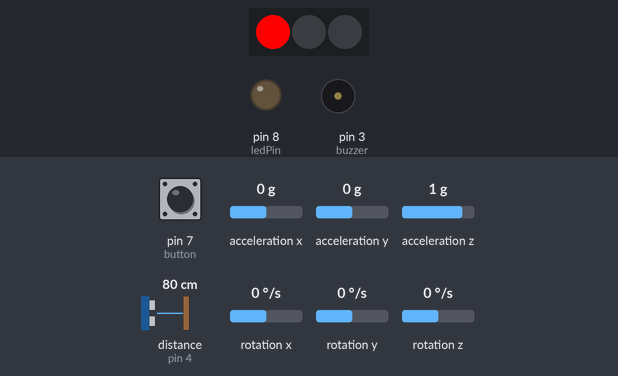
Recording of a sketch running on a simulated Arduino Uno, built with avr-gcc and run on an emulated ATmega328P. Parts: 3 RGB LEDs in strip order, left to right, output pins drawn as LEDs (lit = HIGH), buzzer (waves = sounding). Wiring (inferred from the names in the program): ultrasonic range finder: trigger pin 5; echo pin 4. Inputs (shaded band) come from the test bench; at power-on: distance to the obstacle (sensor on pin 4) 80 cm, pin 7 (button) LOW, acceleration x 0 g, acceleration y 0 g, acceleration z 1 g, rotation x 0 °/s, rotation y 0 °/s, rotation z 0 °/s. The echo pulse lasts 58.3 µs per cm; pins used as bus, display or sensor lines are not drawn; what the sketch prints to the serial monitor is not drawn.

Above: at 1.3 s.
1.4 s: distance to the obstacle (sensor on pin 4) set to 23 cm
At 5.5 s:
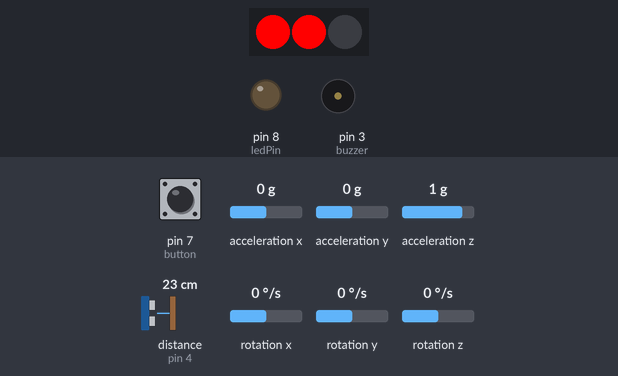
5.7 s: distance to the obstacle (sensor on pin 4) set to 19 cm
At 8.7 s:
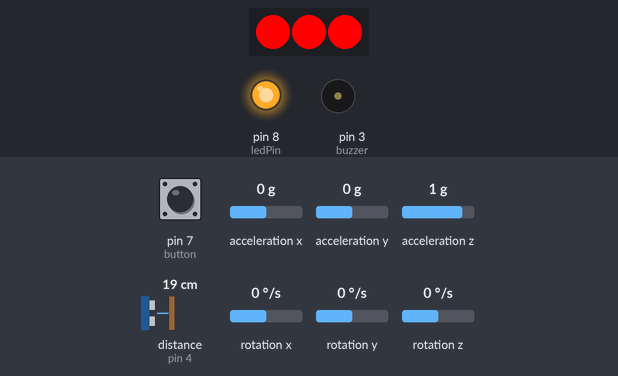
10.0 s: pin 7 (button) pulled HIGH for 0.65 s
At 11.6 s:
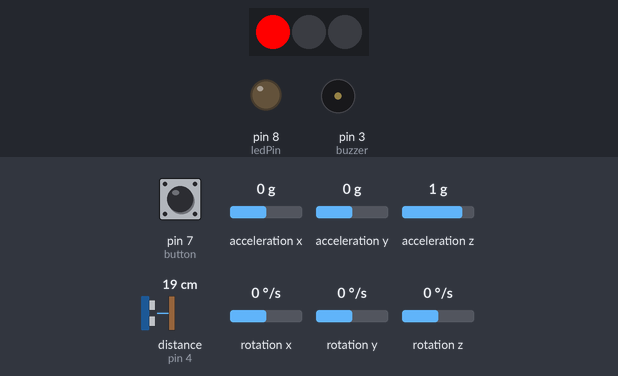
19.3 s: pin 7 (button) pulled HIGH for 3.2 s
At 24.3 s:
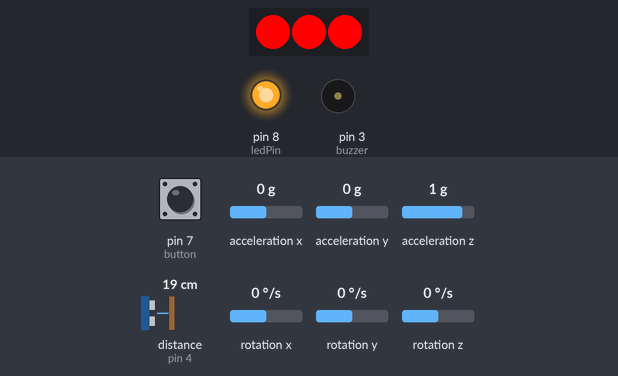
Timing chart, 0 to 30.5 s (numbered marks = the images above; inputs shaded):
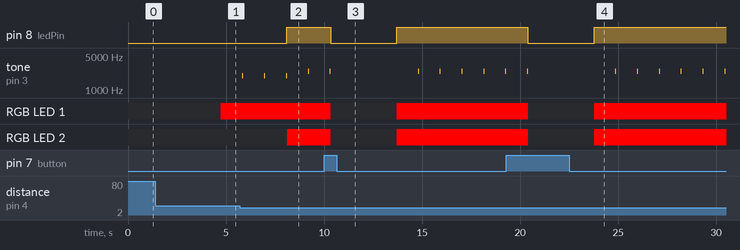

The sketch:

code.ino
```cpp
#include <Adafruit_NeoPixel.h>
#include "Wire.h"
#include <MPU6050_light.h>
#ifdef __AVR__
#include <avr/power.h> // Required for 16 MHz Adafruit Trinket
#endif
#define NUMPIXELS 3 // Popular NeoPixel ring size
#define PIN        9 // On Trinket or Gemma, suggest changing this to 1

Adafruit_NeoPixel pixels(NUMPIXELS, PIN, NEO_GRB + NEO_KHZ800);
MPU6050 mpu(Wire);

#define ledPin 8
#define button 7
#define TRIG 5 //TRIG 핀 설정 (초음파 보내는 핀)
#define ECHO 4 //ECHO 핀 설정 (초음파 받는 핀)
#define buzzer 3


unsigned long timer = 0;
int state = 0;
int cnt1 = 0;
int cnt2 = 0;
int time1 = 999999;
int alarmState = 0;

void setup() {
  Serial.begin(9600);
  Wire.begin();
#if defined(__AVR_ATtiny85__) && (F_CPU == 16000000)
  clock_prescale_set(clock_div_1);
#endif
  pixels.begin(); // INITIALIZE NeoPixel strip object (REQUIRED)

  byte status = mpu.begin();
  Serial.print(F("MPU6050 status: "));
  Serial.println(status);
  while (status != 0) { } // stop everything if could not connect to MPU6050
  Serial.println(F("Calculating offsets, do not move MPU6050"));
  delay(100);

  mpu.setGyroOffsets( 0.0, 0.0, 0.0);
  Serial.println("Done!\n");
  pinMode(buzzer, OUTPUT); //버저용 디지털IO를 출력으로 설정
  pinMode(ledPin, OUTPUT);
  pinMode(button, INPUT);
  pinMode(TRIG, OUTPUT);
  pinMode(ECHO, INPUT);

  pixels.clear(); // Set all pixel colors to 'off'
  showPixel(0);
}

void loop() {

  mpu.update();

  long time4 = millis();
  long angleX = mpu.getAngleX();
  long angleY = mpu.getAngleY();
  Serial.print("각도 측정하는데 걸리는 시간 = ");
  Serial.println(millis() - time4);
  Serial.print("angle x = ");
  Serial.println(angleX);
  Serial.print("angle y = ");
  Serial.println(angleY);
  long distance = getDistance();

  getAlarm(alarmState);
  //Serial.print("millis ");
  //Serial.println(millis());
  //Serial.print("alarmstate =  ");
  //Serial.println(alarmState);
  if(millis() - time1 >2000 && alarmState==1){
    alarmState = 0;
  }

  cntCal(angleX, distance);


  alarmDeci();
  relayDeci(digitalRead(button), state);

  mpu.setGyroOffsets( 0.0, 0.0, 0.0);
  mpu.update();
//  Serial.println(angleX);
//  Serial.println(angleY);
  delay(1000);

}


long getDistance() {
  long duration, distance;
  digitalWrite(TRIG, LOW);
  delayMicroseconds(2);
  digitalWrite(TRIG, HIGH);
  delayMicroseconds(10);
  digitalWrite(TRIG, LOW);
//  long time3 = millis();
  duration = pulseIn (ECHO, HIGH, 8000 ); //물체에 반사되어돌아온 초음파의 시간을 변수에 저장합니다.

  distance = duration * 17 / 1000;
  if(duration == 0){//if duration over 8 milli second, distance is 9999
    distance = 9999;
  }
//  Serial.print("걸리는 시간 : ");
//  Serial.println(millis() - time3);
  Serial.print("DIstance : ");
  Serial.print(distance); //측정된 물체로부터 거리값(cm값)을 보여줍니다.
  Serial.println(" Cm");
  delay(10);
  return distance;
}

void alarm1() {
  for (int i = 0; i < 50; i++) //출력 주파수
  {

    digitalWrite(buzzer, HIGH); //SOUND ON
    delayMicroseconds(250);
    digitalWrite(buzzer, LOW); //SOUND OFF
    delayMicroseconds(250);

  }
//  Serial.println("1번 알림 on");
  return;
}

void alarm2() {
  for (int i = 0; i < 50; i++) //출력 주파수
  {
    digitalWrite(buzzer, HIGH); //SOUND ON
    delayMicroseconds(200);
    digitalWrite(buzzer, LOW); //SOUND OFF
    delayMicroseconds(200);
  }
//  Serial.println("2번 알림");
  return;
}

void getAlarm(int alarm){
  if(alarm == 0){
    Serial.println("no alarm");
    showPixel(0);
  }
  else if(alarm == 1){
    alarm1();
    showPixel(1);
//    Serial.println("alarm1 on");
  }
  else if(alarm == 2){
    alarm2();
    showPixel(2);
//    Serial.println("alarm2 on");
  }
}

void showPixel(int num){
  if(num==1){
    pixels.clear();
    pixels.setPixelColor(0, pixels.Color(255, 0, 0));
    pixels.setPixelColor(1, pixels.Color(255, 0, 0));
    pixels.show();
  }
  else if(num==2){
    pixels.clear();
     pixels.setPixelColor(2, pixels.Color(255, 0, 0));
    pixels.setPixelColor(1, pixels.Color(255, 0, 0));
    pixels.setPixelColor(0, pixels.Color(255, 0, 0));
    pixels.show();
  }
  else if(num == 0){
    pixels.clear();
    pixels.setPixelColor(0, pixels.Color(255, 0, 0));
    pixels.show();
  }
}

void cntCal(long angle, long dis){
//  Serial.println(state);
  if (angle < -360 || angle > 360 || dis < 20) {
    cnt2++;
    cnt1++;

//    Serial.print("2차 위험 cnt2 = ");
//    Serial.println(cnt2);
//    Serial.print("2차 위험 cnt1 = ");
//    Serial.println(cnt1);
  }

  else if (dis < 30 && state != 1) {
    cnt1++;
//    Serial.print("1차 위험cnt2 = ");
//    Serial.println(cnt2);
//    Serial.print("1차 위험cnt1 = ");
//    Serial.println(cnt1);
  }

  else {
    cnt1--;
    cnt2--;
    if (cnt1 <= 0) {
      cnt1 = 0;

    }
    if (cnt2 <= 0) {
      cnt2 = 0;


    }

    if(cnt1>=3){
      cnt2 = 3;
      //여기 추가 문제있음 빼
      cnt1 = 3;
    }
    if(cnt2 >=3){
      cnt1 = 3;
      //여기 추가 문제있음 빼
      cnt1 = 3;
    }
//    Serial.print("cnt2 = ");
//    Serial.println(cnt2);
//    Serial.print("cnt1 = ");
//    Serial.println(cnt1);
  }
  return;
}

void relayDeci(int buttonState, int typeState){
  if (buttonState == 1 && typeState == 1) {
      digitalWrite(ledPin, 0);
      showPixel(0);
      Serial.println("초기화");
      state = 0;
      alarmState = 0;
      cnt1 = 0;
      cnt2 = 0;
      time1 = 999999;
    }
}

void alarmDeci(){
  Serial.println("***********************");
  Serial.print("cnt2 = ");
    Serial.println(cnt2);
    Serial.print("cnt1 = ");
    Serial.println(cnt1);
     Serial.print("state = ");
    Serial.println(state);
    Serial.println("***********************");
  if (cnt2 >= 3 ) {
    showPixel(2);
    digitalWrite(ledPin, 1);
    alarmState = 2;
    state = 1;

    cnt2 = 3;

//    Serial.println("2차 경고 state = 1, cnt2 = 3");
  }

  else if (cnt1 >= 3 && state != 1) {
   showPixel(1);
    alarmState = 1;

    time1 = millis();
    Serial.print("time1 = ");
    Serial.println(time1);


    cnt1 = 3;
//    Serial.println("1차 경고 cnt1 = 3");
  }
}
```

Measured:
- the behaviour switches between 21 and 20 cm on distance to the obstacle (sensor on pin 4) (found by bisection; images 1 and 2)
- after the input at 1.4 s, RGB LED 1: off → RGB(255, 0, 0) after 3.3 s
- after the input at 5.7 s, pin 8 (ledPin): LOW → HIGH after 2.4 s; RGB LED 2: off → RGB(255, 0, 0) after 2.4 s
- after the input at 10.0 s, pin 8 (ledPin): HIGH → LOW after 0.33 s, → HIGH 3.4 s later; RGB LED 1, RGB LED 2: RGB(255, 0, 0) → off after 0.35 s, → RGB(255, 0, 0) 3.4 s later
- after the input at 19.3 s, pin 8 (ledPin): HIGH → LOW after 1.1 s, → HIGH 3.4 s later; RGB LED 1, RGB LED 2: RGB(255, 0, 0) → off after 1.1 s, → RGB(255, 0, 0) 3.4 s later
